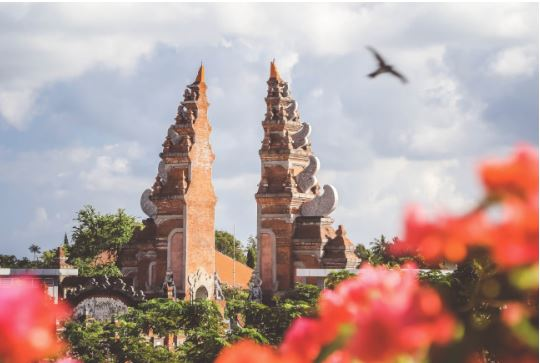
#> input picture Capture.JPG, 540 x 363 px
$ jupyter execute --allow-errors Image_Color_Distribution_Chart.ipynb   (shell and % lines are left out)
#> lines starting #> are read from the running program, lines starting #| are printed output that depends on the picture
***Loading Images from my Google Drive***

* 2.1 Importing Libraries

[cell 1]
from sklearn.cluster import KMeans
import matplotlib.pyplot as plt
import numpy as np
import cv2

* 2.2 Loading Image to test

* 2.3 Code for Displaying Images

[cell 2]
image = cv2.imread('Capture.JPG') # Reading Image File
#> image is the input picture: shape (363, 540, 3); mean B, G, R 154.9, 158.5, 182.2

image = cv2.cvtColor(image, cv2.COLOR_BGR2RGB) # This image will be in BGR fromate, we will convert this into RG

plt.imshow(image) # Display Image File

plt.show()

[cell 3]
image_2 = cv2.imread('Capture_2.JPG') # Reading Image File

#> (the rest of this cell did not finish here and is left out)

***Solution to the Problem - Generating Color Distribution***

Essentially what we are trying to do is to Generate Clusters of colors that are most seen in the images. We are creating List of Pixels, and then applying K-Means Clustering to generate these clusters. Then a histogram is created which represents the dominant colors, with the percentage of these colors visible from the overall image.

* 2.4 Loading images

[cell 4]
def load_image(image_name):  # Load the given image

    image = cv2.imread(image_name)
    image = cv2.cvtColor(image, cv2.COLOR_BGR2RGB) # This image will be in BGR format, we will convert this into RGB

    plt.figure()
    plt.axis("off")
    plt.title("Given Image")
    plt.imshow(image) # Display the image using matplotlib

    return image

* 2.5 Generating List of Pixels

[cell 5]
def image_list_pixelation(image): # We Will Generate K-Means Clusters from n number of data points, so our image of MxN shape are our Data Points

    image = image.reshape((image.shape[0]*image.shape[1], 3)) # We need to re-shape our image to be a list of pixels, instead of MxN Matrix of Pixels

    return image # Return the Image

* 2.6 Applying K-Means Clustering

[cell 6]
def k_means_clustering(image, cluster): # Apply K-Means from sklearn library

    clt = KMeans(n_clusters = cluster)
    clt.fit(image)

    return clt # Return the Clusters

* 2.7 Generating Histogram

[cell 7]
def centroid_histogram(clt): # Grab the Number of Different Clusters and Create a Histogram, based on the Number of Pixels assigned to each Cluster

    numLabels = np.arange(0, len(np.unique(clt.labels_)) + 1)
    hist,_ = np.histogram(clt.labels_, bins = numLabels) # Normalize the Histogram
    hist = hist.astype("float")
    hist/=hist.sum()

    return hist # Return the Histogram

* 2.8 Generating Bar Chart

[cell 8]
Percent = [] # List used to Store Percentages of Colors

def plot_colors(hist, centroids):
    Percent.clear()
    bar = np.zeros((50, 300, 3), dtype = "uint8") # Initialize the Chart representing the Relative Frequency of Each Color
    startX = 0

    for (percent, color) in zip(hist, centroids): # Loop over the Percentage of each Cluster and the color of each Cluster
        endX = startX + (percent * 300) # Plot the relative percentage of each Cluster
        cv2.rectangle(bar, (int(startX), 0), (int(endX), 50), color.astype("uint8").tolist(), -1)
        startX = endX
        Percent.append(round(percent*100,2))

    return bar # Return the Bar Chart

* 2.9 Generating Color Clusters

[cell 9]
def apply_color_clustering(image_name, cluster):

    image = load_image(image_name) # Load the given Image
    image = image_list_pixelation(image) # Convert Image Matrix to list of Pixels

    clt = k_means_clustering(image, cluster)   # Apply K-Means Clustering
    hist = centroid_histogram(clt) # Build a histogram of clusters, then a figure representing the number of pixels labeled to each Color
    bar = plot_colors(hist, clt.cluster_centers_)

    plt.figure()
    plt.axis("off")
    plt.title("Cluster of Colors")
    plt.imshow(bar)
    plt.show()  # Display Cluster of Colors

* 2.10 Applying Solution to the pre-loaded images

[cell 10]
image_name = "Capture.JPG" # Choose pre-loaded image 1

cluster = 8 # Provide number of color clusters we want to display

apply_color_clustering(image_name, cluster) # Apply Clustering for Color Distribution
#> in apply_color_clustering, `hist = centroid_histogram(clt)`: hist = [0.261, 0.0996, 0.0731, 0.164, 0.161, 0.0705, 0.0454, 0.126]
#> the loop in plot_colors, `for (percent, color) in zip(hist, centroids):` made 8 passes
#> (percent, color, endX, startX) on passes 1 to 8: (0.261, [204.7, 207.3, 216.5], 78.29, 78.29), (0.0996, [135.5, 114.4, 91.97], 108.2, 108.2), (0.0731, [239, 98.76, 78.66], 130.1, 130.1), (0.164, [83.3, 65.42, 52.52], 179.2, 179.2), (0.161, [230.6, 229.8, 230.6], 227.6, 227.6), (0.0705, [228.8, 165.5, 141.8], 248.7, 248.7), (0.0454, [193.8, 73.43, 55.84], 262.3, 262.3), (0.126, [174.9, 183.3, 200.2], 300, 300)
#> after the loop in plot_colors, `for (percent, color) in zip(hist, centroids):`:
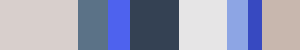
#> bar: shape (50, 300, 3); mean of channels 0, 1, 2 181.4, 157.8, 154; drawn as B, G, R
#> after the loop in plot_colors, `for (percent, color) in zip(hist, centroids):`: Percent = [26.1, 9.96, 7.31, 16.35, 16.14, 7.05, 4.54, 12.55]

print("Percentage Distribution of Color in Image: ", Percent)
#| Percentage Distribution of Color in Image:  [26.1, 9.96, 7.31, 16.35, 16.14, 7.05, 4.54, 12.55]

[cell 11]
image_name = "Capture_2.JPG" # Choose pre-loaded image 2

cluster = 8 # Provide number of color clusters we want to display

#> (the rest of this cell did not finish here and is left out)


$ run again, with Capture 2.JPG copied over Capture.JPG
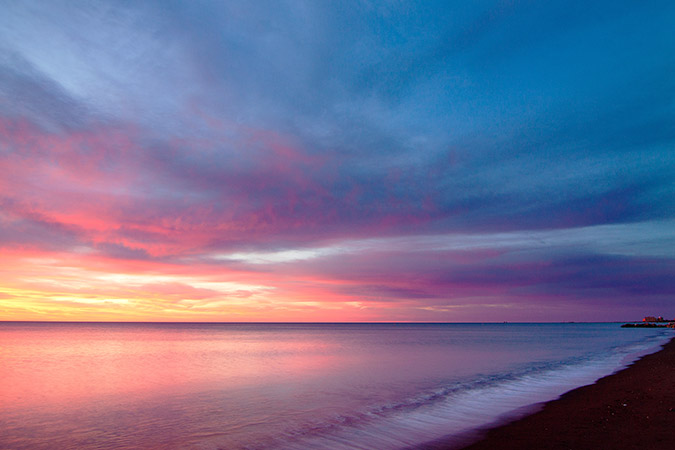
#> input picture Capture 2.JPG, 675 x 450 px
#> image is the input picture: shape (450, 675, 3); mean B, G, R 147.3, 113.4, 115.6
#> hist = [0.132, 0.121, 0.0428, 0.126, 0.159, 0.181, 0.111, 0.126]
#> the loop in plot_colors, `for (percent, color) in zip(hist, centroids):` made 8 passes
#> (percent, color, endX, startX) on passes 1 to 8: (0.132, [77.56, 122, 173], 39.72, 39.72), (0.121, [188.4, 124.8, 146.8], 76.17, 76.17), (0.0428, [32.95, 7.46, 14.31], 89, 89), (0.126, [129.3, 143.4, 187.1], 126.8, 126.8), (0.159, [13.66, 104.5, 162.6], 174.4, 174.4), (0.181, [129.3, 93.81, 128.9], 228.9, 228.9), (0.111, [69.6, 73.34, 126.3], 262.2, 262.2), (0.126, [249.8, 174.6, 152.2], 300, 300)
#> after the loop in plot_colors, `for (percent, color) in zip(hist, centroids):`:
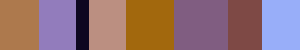
#> bar: shape (50, 300, 3); mean of channels 0, 1, 2 115.2, 112.7, 146.7; drawn as B, G, R
#> after the loop in plot_colors, `for (percent, color) in zip(hist, centroids):`: Percent = [13.24, 12.15, 4.28, 12.61, 15.87, 18.15, 11.11, 12.59]
#| Percentage Distribution of Color in Image:  [13.24, 12.15, 4.28, 12.61, 15.87, 18.15, 11.11, 12.59]
